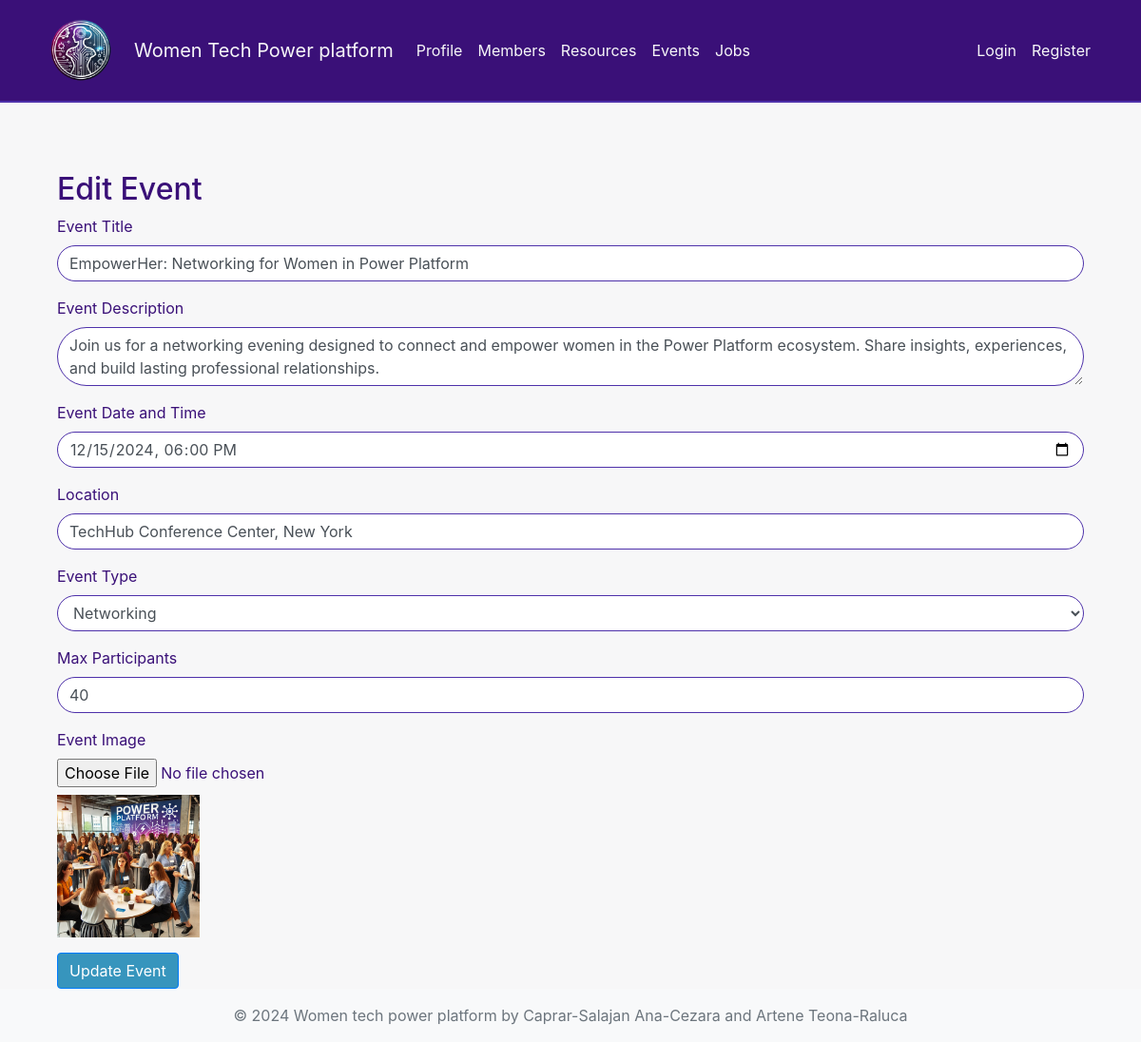
Screenshot of /proiectPHP/edit_event.php?id=7 with the database file from the repository.
### tables this page shows
CREATE TABLE `events` (
  `id` int(11) NOT NULL,
  `title` varchar(255) NOT NULL,
  `description` text DEFAULT NULL,
  `event_date` datetime NOT NULL,
  `location` varchar(255) DEFAULT NULL,
  `event_type` enum('workshop','mentoring','networking','conference') DEFAULT NULL,
  `max_participants` int(11) DEFAULT NULL,
  `created_by` int(11) DEFAULT NULL,
  `created_at` timestamp NOT NULL DEFAULT current_timestamp(),
  `image` varchar(255) DEFAULT NULL
);

### proiectPHP/edit_event.php (the view, shortened to what this page needs)
<?php
    $database = new Database();
    $db = $database->getConnection();
    $event_id = $_GET['id'];
    $query = "SELECT * FROM events WHERE id = ?";
    $stmt = $db->prepare($query);
    $stmt->execute([$event_id]);
    $event = $stmt->fetch(PDO::FETCH_ASSOC);
?>
<?php include_once "includes/header.php"; ?>
<div class="container mt-5">
    <h2>Edit Event</h2>
    <form method="POST" enctype="multipart/form-data">
        <div class="form-group">
            <label for="title">Event Title</label>
            <input type="text" name="title" class="form-control" id="title" value="<?php echo htmlspecialchars($event['title']); ?>" required>
        </div>
        <div class="form-group">
            <label for="description">Event Description</label>
            <textarea name="description" class="form-control" id="description" required><?php echo htmlspecialchars($event['description']); ?></textarea>
        </div>
        <div class="form-group">
            <label for="event_date">Event Date and Time</label>
            <input type="datetime-local" name="event_date" class="form-control" id="event_date" value="<?php echo date('Y-m-d\TH:i', strtotime($event['event_date'])); ?>" required>
        </div>
        <div class="form-group">
            <label for="location">Location</label>
            <input type="text" name="location" class="form-control" id="location" value="<?php echo htmlspecialchars($event['location']); ?>" required>
        </div>
        <div class="form-group">
            <label for="event_type">Event Type</label>
            <select name="event_type" class="form-control" id="event_type" required>
                <option value="networking" <?php echo ($event['event_type'] == 'networking' ? 'selected' : ''); ?>>Networking</option>
            </select>
        </div>
        <div class="form-group">
            <label for="max_participants">Max Participants</label>
            <input type="number" name="max_participants" class="form-control" id="max_participants" value="<?php echo htmlspecialchars($event['max_participants']); ?>" required>
        </div>
        <div class="form-group">
            <label for="image">Event Image</label>
            <input type="file" name="image" class="form-control-file">
            <?php if ($event['image']) { ?>
                <div class="mt-2">
                    <img src="<?php echo htmlspecialchars($event['image']); ?>" alt="Event Image" width="150">
                </div>
            <?php } ?>
        </div>
        <button type="submit" class="btn btn-primary">Update Event</button>
    </form>
</div>
<?php include_once "includes/footer.php"; ?>

### proiectPHP/css/style.css (style rules this page uses)
body { min-height: 100vh; display: flex; flex-direction: column; }
.container { flex: 1; }
body { background-color: #F7F7F8; color: #3A1078; }
.btn-primary { background-color: #3795BD; }
.form-control { border: 1px solid #4E31AA; border-radius: 50px; }

### rows the page displays
events: title "EmpowerHer: Networking for Women in Power Platform", description "Join us for a networking evening designed to connect and empower women in the Power Platform ecosystem. Share insights, experiences, and build lasting professional relationships.", event_date "12/15/2024 18:00", location "TechHub Conference Center, New York", event_type "Networking", max_participants "40", image (picture)
